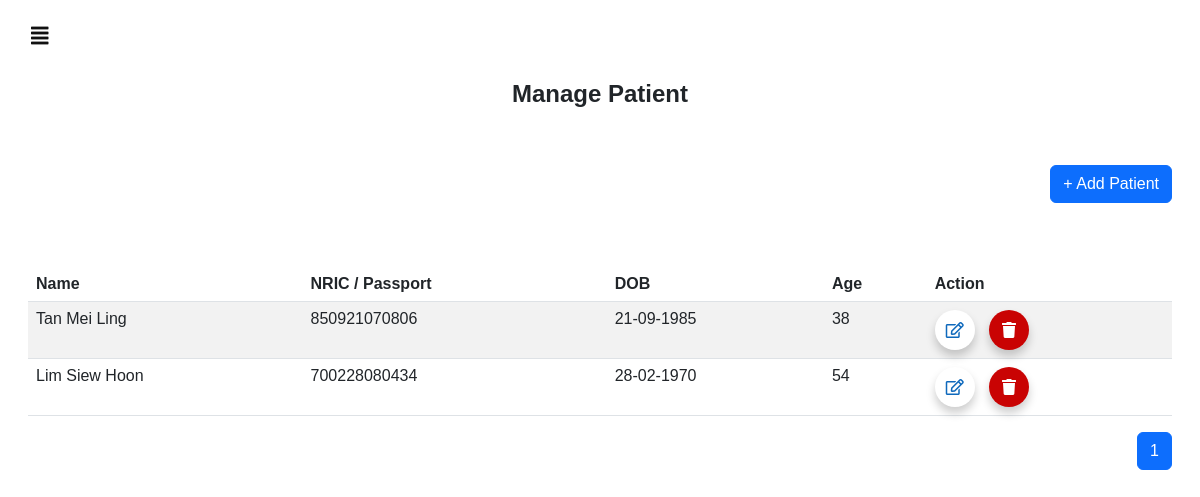
Before: /homepage/ with the older database file.
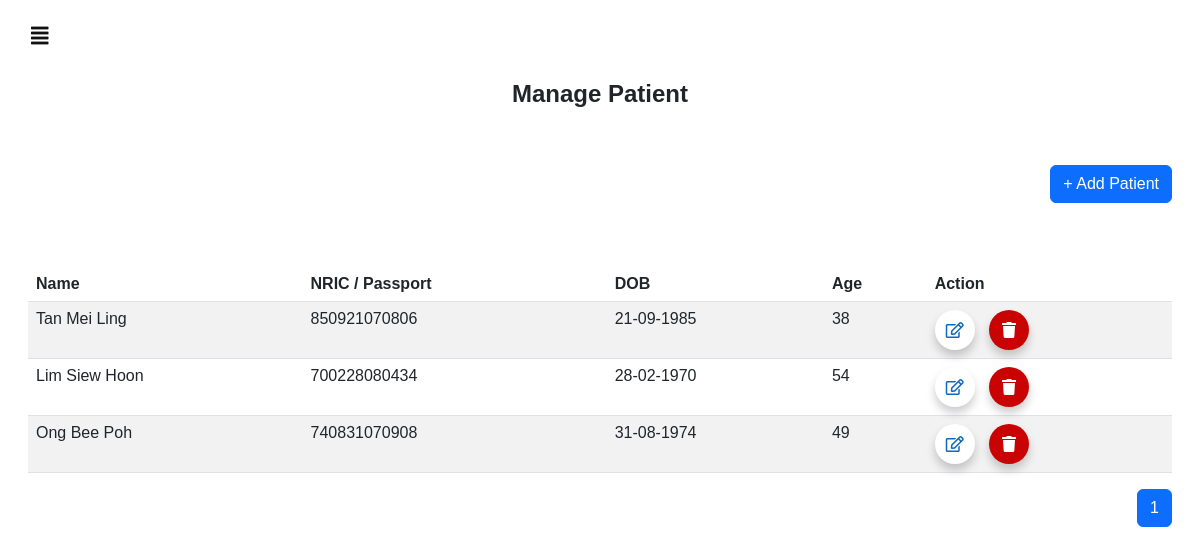
After: the same page with the newer database file.
### users/models.py (models this page shows, shortened)
class Patient(models.Model):
    fullname = models.CharField(max_length=100)
    nric_passport = models.CharField(max_length=20, unique=True)
    dob = models.DateField()
    age = models.IntegerField()
    created_at = models.DateTimeField(auto_now_add=True)
    deleted = models.BooleanField(default=False)
    allergies = models.ManyToManyField(Property, related_name='patients_with_allergy')

### users/views.py (the view)
# urls.py: path('homepage/', views.homepage, name="homepage"),
def homepage(request):
    patients = Patient.objects.filter(deleted=False).order_by('created_at')
    allergies = Property.objects.all()
    paginator = Paginator(patients,10)
    page_number = request.GET.get('page')
    page = paginator.get_page(page_number)
    max_pages = paginator.num_pages
    current_page = page.number
    page_range = range(max(1, current_page - 2), min(max_pages, current_page + 2) + 1)
    context={
        'patients': page,
        'allergies': allergies,
        'page_range': page_range
    }
    return render(request,'homepage.html', context)

### templates/homepage.html (shortened to what this page needs)
{% extends "sidebar.html" %}
{% block content %}
<html>
    <head>
    </head>
    <body>
        <br>
        <h4><center><b>Manage Patient</b></center></h4>
        <br><br>
        <div class="row justify-content-end">
            <div class="col-auto">
                <button type="button" class="btn btn-primary mb-3" data-bs-toggle="modal" data-bs-target="#addPatientModal" onclick="resetPatientForm()">
                    <a href="#" class="addPatientButton">+ Add Patient</a>
                </button>
            </div>
        </div>
        <br><br>
        <table class="table table-striped">
            <thead>
                <tr>
                    <th>Name</th>
                    <th>NRIC / Passport</th>
                    <th>DOB</th>
                    <th>Age</th>
                    <th>Action</th>
                </tr>
            </thead>
            <tbody>
                {% for patient in patients %}
                <tr>
                    <td>{{ patient.fullname }}</td>
                    <td>{{ patient.nric_passport }}</td>
                    <td>{{ patient.dob|date:"d-m-Y" }}</td>
                    <td>{{ patient.age }}</td>
                    <td class="action-buttons">
                        <button type="button" class="btn btn-primary edit-icon-btn" data-bs-toggle="modal" data-bs-target="#editPatientModal{{ patient.id }}" title="Edit Patient"><i class="far fa-edit"></i></button>
                        <button type="button" class="btn btn-primary delete-icon-btn" data-bs-toggle="modal" data-bs-target="#deletePatientModal{{ patient.id }}" title="Delete Patient"><i class="fas fa-trash"></i></button>
                    </td>
                </tr>
                {% endfor %}
            </tbody>
        </table>
        <nav aria-label="Page navigation example">
            <ul class="pagination justify-content-end">
                {% for i in page_range %}
                    {% if i == patients.number %}
                    <li class="page-item active">
                        <span class="page-link">{{ i }}</span>
                    </li>
                    {% else %}
                    <li class="page-item">
                        <a class="page-link" href="?page={{ i }}">{{ i }}</a>
                    </li>
                    {% endif %}
                {% endfor %}
            </ul>
        </nav>
    </body>
</html>
{% endblock %}

Changed rows visible on the page:
added Patient: fullname "Ong Bee Poh", nric_passport "740831070908", dob "31-08-1974", age "49"
